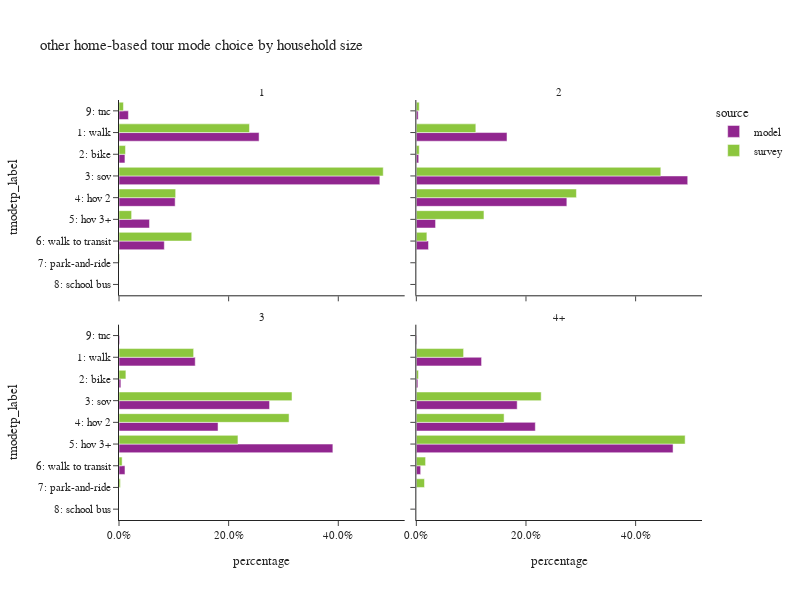

Here is the notebook cell this chart was saved with:
### Code cell
plot_mode_choice(hb_tour,"hhsize_4+",
                 {"hhsize_4+":["1","2","3","4+"],
                  "tmodetp_label":["1: walk","2: bike","3: sov","4: hov 2","5: hov 3+","6: walk to transit",
                                   "7: park-and-ride","8: school bus","9: other–survey only"]},
                 "household size",2,600)

### Figure 1 — Plotly figure (JSON) as saved in the notebook; plotly's stock layout.template omitted (floating-point values rounded to 4 significant figures)
{"data": [{"alignmentgroup": "True", "customdata": [[12434], [527], [23150], [4984], [2704], [4022], [836]], "hovertemplate": "source=model<br>hhsize_4+=1<br>percentage=%{x}<br>tmodetp_label=%{y}<br>sample count=%{customdata[0]}<extra></extra>", "legendgroup": "model", "marker": {"color": "#91268F", "pattern": {"shape": ""}}, "name": "model", "offsetgroup": "model", "orientation": "h", "showlegend": true, "textposition": "auto", "type": "bar", "x": [0.2555, 0.01083, 0.4758, 0.1024, 0.05557, 0.08266, 0.01718], "xaxis": "x3", "y": ["1: walk", "2: bike", "3: sov", "4: hov 2", "5: hov 3+", "6: walk to transit", "9: tnc"], "yaxis": "y3"}, {"alignmentgroup": "True", "customdata": [[15676], [414], [46913], [26019], [3324], [2103], [318]], "hovertemplate": "source=model<br>hhsize_4+=2<br>percentage=%{x}<br>tmodetp_label=%{y}<br>sample count=%{customdata[0]}<extra></extra>", "legendgroup": "model", "marker": {"color": "#91268F", "pattern": {"shape": ""}}, "name": "model", "offsetgroup": "model", "orientation": "h", "showlegend": false, "textposition": "auto", "type": "bar", "x": [0.1654, 0.004369, 0.495, 0.2746, 0.03508, 0.02219, 0.003356], "xaxis": "x4", "y": ["1: walk", "2: bike", "3: sov", "4: hov 2", "5: hov 3+", "6: walk to transit", "9: tnc"], "yaxis": "y4"}, {"alignmentgroup": "True", "customdata": [[7999], [196], [15800], [10393], [22443], [626], [72]], "hovertemplate": "source=model<br>hhsize_4+=3<br>percentage=%{x}<br>tmodetp_label=%{y}<br>sample count=%{customdata[0]}<extra></extra>", "legendgroup": "model", "marker": {"color": "#91268F", "pattern": {"shape": ""}}, "name": "model", "offsetgroup": "model", "orientation": "h", "showlegend": false, "textposition": "auto", "type": "bar", "x": [0.139, 0.003407, 0.2746, 0.1807, 0.3901, 0.01088, 0.001252], "xaxis": "x", "y": ["1: walk", "2: bike", "3: sov", "4: hov 2", "5: hov 3+", "6: walk to transit", "9: tnc"], "yaxis": "y"}, {"alignmentgroup": "True", "customdata": [[14354], [337], [22189], [26180], [56484], [954], [119]], "hovertemplate": "source=model<br>hhsize_4+=4+<br>percentage=%{x}<br>tmodetp_label=%{y}<br>sample count=%{customdata[0]}<extra></extra>", "legendgroup": "model", "marker": {"color": "#91268F", "pattern": {"shape": ""}}, "name": "model", "offsetgroup": "model", "orientation": "h", "showlegend": false, "textposition": "auto", "type": "bar", "x": [0.119, 0.002794, 0.184, 0.2171, 0.4683, 0.007909, 0.0009866], "xaxis": "x2", "y": ["1: walk", "2: bike", "3: sov", "4: hov 2", "5: hov 3+", "6: walk to transit", "9: tnc"], "yaxis": "y2"}, {"alignmentgroup": "True", "customdata": [[385], [35], [464], [84], [28], [129], [4], [11]], "hovertemplate": "source=survey<br>hhsize_4+=1<br>percentage=%{x}<br>tmodetp_label=%{y}<br>sample count=%{customdata[0]}<extra></extra>", "legendgroup": "survey", "marker": {"color": "#8CC63E", "pattern": {"shape": ""}}, "name": "survey", "offsetgroup": "survey", "orientation": "h", "showlegend": true, "textposition": "auto", "type": "bar", "x": [0.238, 0.01182, 0.482, 0.1034, 0.023, 0.1327, 0.001058, 0.008102], "xaxis": "x3", "y": ["1: walk", "2: bike", "3: sov", "4: hov 2", "5: hov 3+", "6: walk to transit", "7: park-and-ride", "9: tnc"], "yaxis": "y3"}, {"alignmentgroup": "True", "customdata": [[376], [31], [570], [484], [109], [52], [4], [7]], "hovertemplate": "source=survey<br>hhsize_4+=2<br>percentage=%{x}<br>tmodetp_label=%{y}<br>sample count=%{customdata[0]}<extra></extra>", "legendgroup": "survey", "marker": {"color": "#8CC63E", "pattern": {"shape": ""}}, "name": "survey", "offsetgroup": "survey", "orientation": "h", "showlegend": false, "textposition": "auto", "type": "bar", "x": [0.1085, 0.005229, 0.446, 0.292, 0.1234, 0.01925, 0.0002915, 0.005326], "xaxis": "x4", "y": ["1: walk", "2: bike", "3: sov", "4: hov 2", "5: hov 3+", "6: walk to transit", "7: park-and-ride", "9: tnc"], "yaxis": "y4"}, {"alignmentgroup": "True", "customdata": [[81], [14], [141], [135], [76], [7], [4], [1]], "hovertemplate": "source=survey<br>hhsize_4+=3<br>percentage=%{x}<br>tmodetp_label=%{y}<br>sample count=%{customdata[0]}<extra></extra>", "legendgroup": "survey", "marker": {"color": "#8CC63E", "pattern": {"shape": ""}}, "name": "survey", "offsetgroup": "survey", "orientation": "h", "showlegend": false, "textposition": "auto", "type": "bar", "x": [0.1362, 0.01257, 0.3156, 0.3102, 0.217, 0.005691, 0.002555, 0.000235], "xaxis": "x", "y": ["1: walk", "2: bike", "3: sov", "4: hov 2", "5: hov 3+", "6: walk to transit", "7: park-and-ride", "9: tnc"], "yaxis": "y"}, {"alignmentgroup": "True", "customdata": [[72], [7], [140], [107], [293], [12], [4], [2]], "hovertemplate": "source=survey<br>hhsize_4+=4+<br>percentage=%{x}<br>tmodetp_label=%{y}<br>sample count=%{customdata[0]}<extra></extra>", "legendgroup": "survey", "marker": {"color": "#8CC63E", "pattern": {"shape": ""}}, "name": "survey", "offsetgroup": "survey", "orientation": "h", "showlegend": false, "textposition": "auto", "type": "bar", "x": [0.0862, 0.003875, 0.2277, 0.1601, 0.4903, 0.01687, 0.0149, 2.942e-05], "xaxis": "x2", "y": ["1: walk", "2: bike", "3: sov", "4: hov 2", "5: hov 3+", "6: walk to transit", "7: park-and-ride", "8: school bus"], "yaxis": "y2"}], "layout": {"annotations": [{"font": {}, "showarrow": false, "text": "3", "x": 0.245, "xanchor": "center", "xref": "paper", "y": 0.465, "yanchor": "bottom", "yref": "paper"}, {"font": {}, "showarrow": false, "text": "4+", "x": 0.755, "xanchor": "center", "xref": "paper", "y": 0.465, "yanchor": "bottom", "yref": "paper"}, {"font": {}, "showarrow": false, "text": "1", "x": 0.245, "xanchor": "center", "xref": "paper", "y": 1.0, "yanchor": "bottom", "yref": "paper"}, {"font": {}, "showarrow": false, "text": "2", "x": 0.755, "xanchor": "center", "xref": "paper", "y": 1.0, "yanchor": "bottom", "yref": "paper"}], "barmode": "group", "height": 600, "legend": {"title": {"text": "source"}, "tracegroupgap": 0}, "title": {"text": "other home-based tour mode choice by household size"}, "width": 800, "xaxis": {"anchor": "y", "domain": [0.0, 0.49], "tickformat": ".1%", "title": {"text": "percentage"}}, "xaxis2": {"anchor": "y2", "domain": [0.51, 1.0], "matches": "x", "tickformat": ".1%", "title": {"text": "percentage"}}, "xaxis3": {"anchor": "y3", "domain": [0.0, 0.49], "matches": "x", "showticklabels": false, "tickformat": ".1%"}, "xaxis4": {"anchor": "y4", "domain": [0.51, 1.0], "matches": "x", "showticklabels": false, "tickformat": ".1%"}, "yaxis": {"anchor": "x", "categoryarray": ["9: other–survey only", "8: school bus", "7: park-and-ride", "6: walk to transit", "5: hov 3+", "4: hov 2", "3: sov", "2: bike", "1: walk"], "categoryorder": "array", "domain": [0.0, 0.465], "title": {"text": "tmodetp_label"}}, "yaxis2": {"anchor": "x2", "domain": [0.0, 0.465], "matches": "y", "showticklabels": false}, "yaxis3": {"anchor": "x3", "categoryarray": ["9: other–survey only", "8: school bus", "7: park-and-ride", "6: walk to transit", "5: hov 3+", "4: hov 2", "3: sov", "2: bike", "1: walk"], "categoryorder": "array", "domain": [0.535, 1.0], "matches": "y", "title": {"text": "tmodetp_label"}}, "yaxis4": {"anchor": "x4", "domain": [0.535, 1.0], "matches": "y", "showticklabels": false}}}
